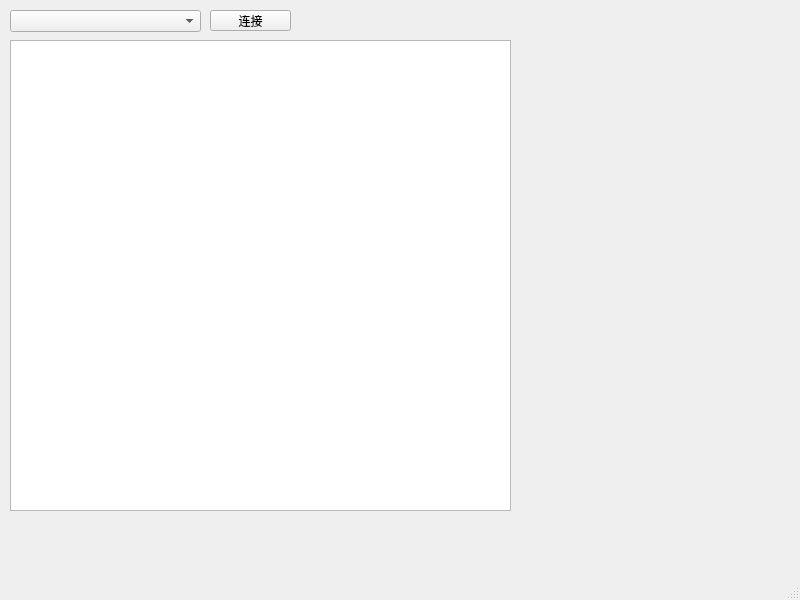
<?xml version="1.0" encoding="UTF-8"?>
<ui version="4.0">
 <class>ConnectWindow</class>
 <widget class="QMainWindow" name="ConnectWindow">
  <property name="geometry">
   <rect>
    <x>0</x>
    <y>0</y>
    <width>800</width>
    <height>600</height>
   </rect>
  </property>
  <property name="windowTitle">
   <string>MainWindow</string>
  </property>
  <widget class="QWidget" name="centralwidget">
   <widget class="QComboBox" name="eth_comboBox">
    <property name="geometry">
     <rect>
      <x>10</x>
      <y>10</y>
      <width>191</width>
      <height>22</height>
     </rect>
    </property>
   </widget>
   <widget class="QPushButton" name="con_pushButton">
    <property name="geometry">
     <rect>
      <x>210</x>
      <y>10</y>
      <width>81</width>
      <height>21</height>
     </rect>
    </property>
    <property name="text">
     <string>连接</string>
    </property>
   </widget>
   <widget class="QTextBrowser" name="textBrowser">
    <property name="geometry">
     <rect>
      <x>10</x>
      <y>40</y>
      <width>501</width>
      <height>471</height>
     </rect>
    </property>
   </widget>
  </widget>
  <widget class="QMenuBar" name="menubar">
   <property name="geometry">
    <rect>
     <x>0</x>
     <y>0</y>
     <width>800</width>
     <height>17</height>
    </rect>
   </property>
  </widget>
  <widget class="QStatusBar" name="statusbar"/>
 </widget>
 <resources/>
 <connections/>
</ui>
